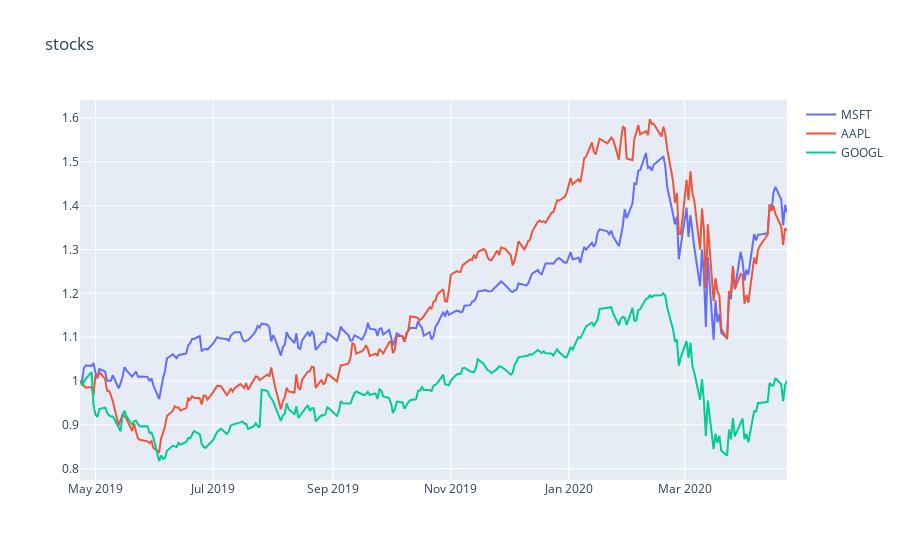

Here is the notebook cell this chart was saved with:
### Code cell
import plotly.offline as py
import plotly.graph_objs as go
py.init_notebook_mode(connected = True)

data = []
for stock in stocks.listOfStocks:
    data.append(
        go.Scatter(
            x = stock.time,
            y = stock.valsNorm,
            name = stock.name
        )
    )
layout = go.Layout(
  title = 'stocks',
  yaxis = dict(
    hoverformat = '.3g'
  )
)
fig = go.Figure(data=data,layout=layout)
py.iplot(fig)

### Figure 1 — Plotly figure (JSON) as saved in the notebook; plotly's stock layout.template omitted (floating-point values rounded to 4 significant figures; data arrays with more than 128 entries replaced by an {"elided": "..."} marker saying what was removed)
{"data": [{"name": "MSFT", "type": "scatter", "x": {"elided": "254 str values"}, "y": {"elided": "254 float values"}}, {"name": "AAPL", "type": "scatter", "x": {"elided": "254 str values"}, "y": {"elided": "254 float values"}}, {"name": "GOOGL", "type": "scatter", "x": {"elided": "254 str values"}, "y": {"elided": "254 float values"}}], "layout": {"title": {"text": "stocks"}, "yaxis": {"hoverformat": ".3g"}}}
